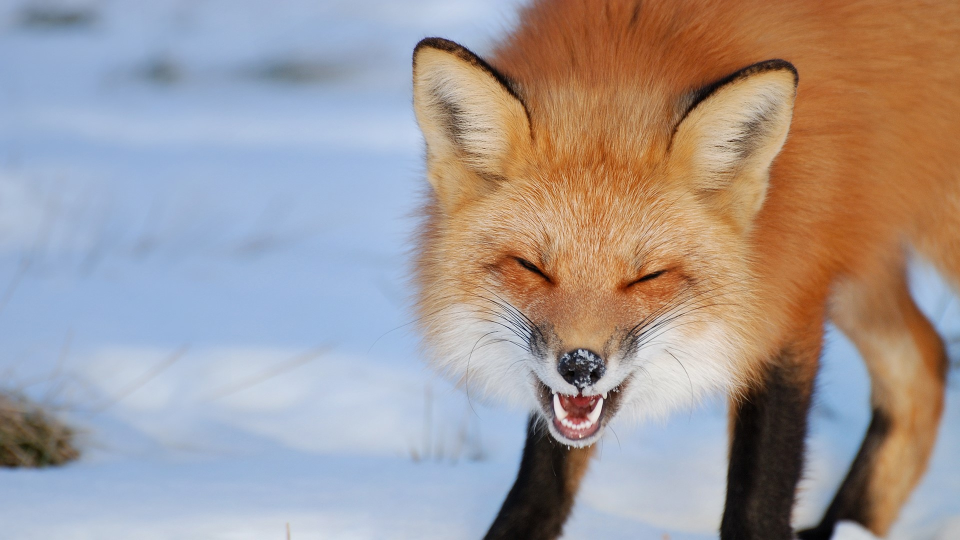
#> input picture learn_pillow/fox.jpg, 1920 x 1080 px (shown at 1/2 size)
$ python test.py
#> lines starting #> are read from the running program, lines starting #| are printed output that depends on the picture
# -*- encoding: utf-8 -*-
"""
@File    : test.py
@Time    : 2020/1/22 20:30
@Author  : Ldp
@Email   : dplinjy@163.com
@Software: PyCharm
"""
from PIL import Image, ImageFilter


im = Image.open('fox.jpg')
#> im is the input picture: PIL image 1920x1080 RGB; mean R, G, B 162.3, 152.7, 151.7
w, h = im.size
#> w = 1920; h = 1080
print('Original iamge size: %sx%s' % (w, h))
#| Original iamge size: 1920x1080
im.thumbnail((w//2, h//2))
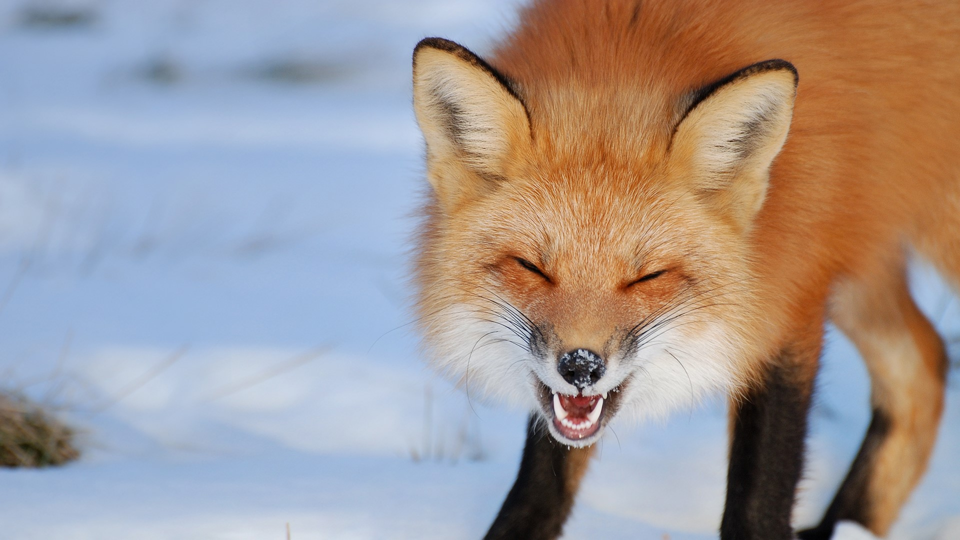
#> im: PIL image 960x540 RGB; mean R, G, B 162.3, 152.7, 151.7
print('Resize image to: %sx%s' % (w//2, h//2))
#| Resize image to: 960x540
im.save('thumbnail.jpg', 'jpeg')

im2 = im.filter(ImageFilter.BLUR)
im2.save('blur.jpg', 'jpeg')
